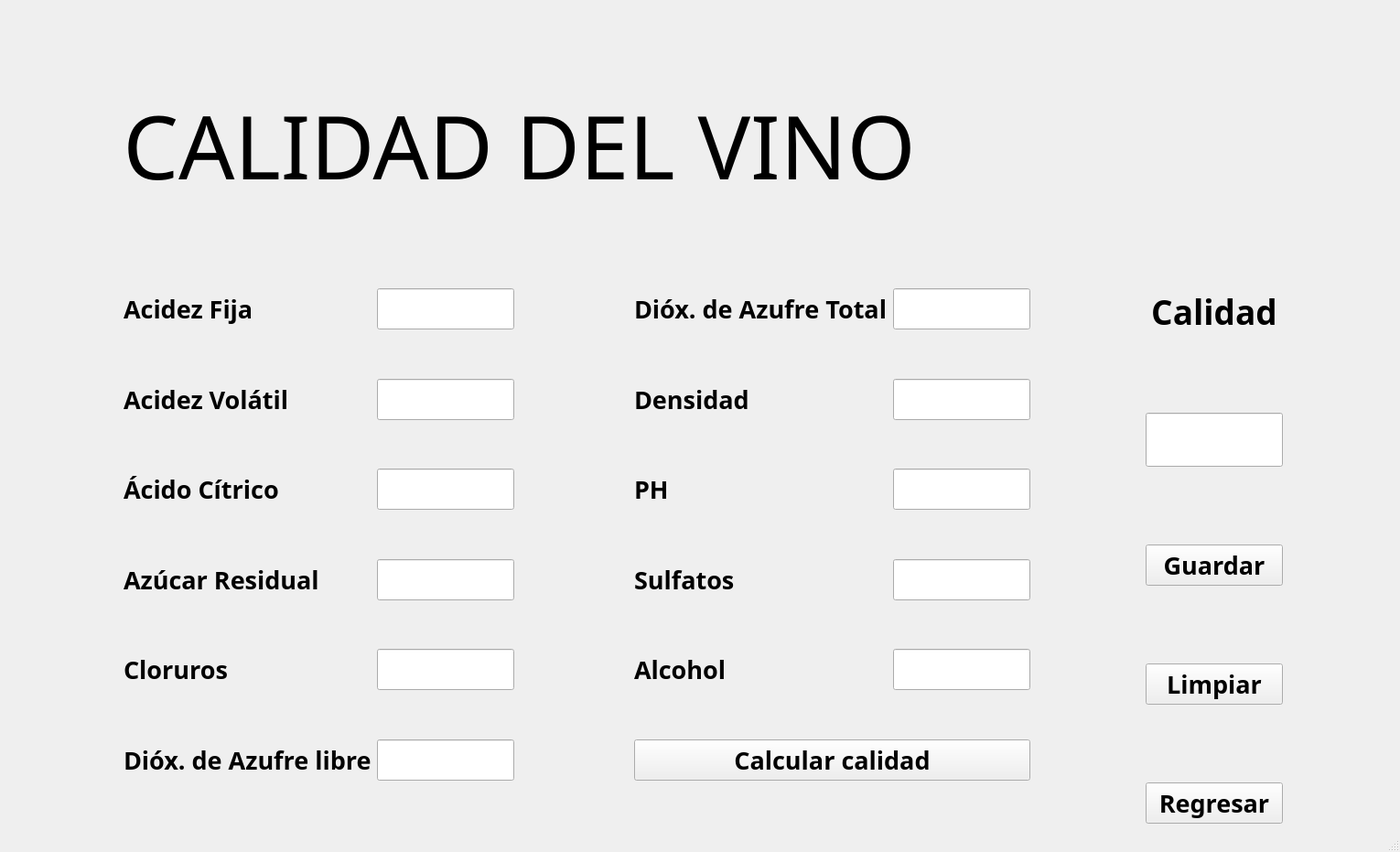
<?xml version="1.0" encoding="UTF-8"?>
<ui version="4.0">
 <class>MainWindow</class>
 <widget class="QMainWindow" name="MainWindow">
  <property name="geometry">
   <rect>
    <x>0</x>
    <y>0</y>
    <width>1530</width>
    <height>931</height>
   </rect>
  </property>
  <property name="windowTitle">
   <string>VinIQ</string>
  </property>
  <property name="windowIcon">
   <iconset resource="../resources/icons/images.qrc">
    <normaloff>:/viniq/viniq.webp</normaloff>:/viniq/viniq.webp</iconset>
  </property>
  <widget class="QWidget" name="centralwidget">
   <layout class="QGridLayout" name="gridLayout">
    <item row="5" column="3">
     <layout class="QFormLayout" name="formLayout_2">
      <item row="0" column="0">
       <widget class="QLabel" name="label_9">
        <property name="font">
         <font>
          <family>Cascadia Code</family>
          <pointsize>20</pointsize>
          <bold>true</bold>
         </font>
        </property>
        <property name="text">
         <string>Dióx. de Azufre Total</string>
        </property>
       </widget>
      </item>
      <item row="0" column="1">
       <widget class="QLineEdit" name="lineEdit_7">
        <property name="minimumSize">
         <size>
          <width>0</width>
          <height>30</height>
         </size>
        </property>
        <property name="maximumSize">
         <size>
          <width>150</width>
          <height>16777215</height>
         </size>
        </property>
        <property name="font">
         <font>
          <family>Cascadia Code</family>
          <pointsize>20</pointsize>
         </font>
        </property>
        <property name="alignment">
         <set>Qt::AlignmentFlag::AlignCenter</set>
        </property>
       </widget>
      </item>
      <item row="1" column="0" colspan="2">
       <spacer name="verticalSpacer_7">
        <property name="orientation">
         <enum>Qt::Orientation::Vertical</enum>
        </property>
        <property name="sizeHint" stdset="0">
         <size>
          <width>20</width>
          <height>40</height>
         </size>
        </property>
       </spacer>
      </item>
      <item row="2" column="0">
       <widget class="QLabel" name="label_10">
        <property name="font">
         <font>
          <family>Cascadia Code</family>
          <pointsize>20</pointsize>
          <bold>true</bold>
         </font>
        </property>
        <property name="text">
         <string>Densidad</string>
        </property>
       </widget>
      </item>
      <item row="2" column="1">
       <widget class="QLineEdit" name="lineEdit_8">
        <property name="minimumSize">
         <size>
          <width>0</width>
          <height>30</height>
         </size>
        </property>
        <property name="maximumSize">
         <size>
          <width>150</width>
          <height>16777215</height>
         </size>
        </property>
        <property name="font">
         <font>
          <family>Cascadia Code</family>
          <pointsize>20</pointsize>
         </font>
        </property>
        <property name="alignment">
         <set>Qt::AlignmentFlag::AlignCenter</set>
        </property>
       </widget>
      </item>
      <item row="4" column="0" colspan="2">
       <spacer name="verticalSpacer_8">
        <property name="orientation">
         <enum>Qt::Orientation::Vertical</enum>
        </property>
        <property name="sizeHint" stdset="0">
         <size>
          <width>20</width>
          <height>40</height>
         </size>
        </property>
       </spacer>
      </item>
      <item row="5" column="0">
       <widget class="QLabel" name="label_11">
        <property name="font">
         <font>
          <family>Cascadia Code</family>
          <pointsize>20</pointsize>
          <bold>true</bold>
         </font>
        </property>
        <property name="text">
         <string>PH</string>
        </property>
       </widget>
      </item>
      <item row="5" column="1">
       <widget class="QLineEdit" name="lineEdit_9">
        <property name="minimumSize">
         <size>
          <width>0</width>
          <height>30</height>
         </size>
        </property>
        <property name="maximumSize">
         <size>
          <width>150</width>
          <height>16777215</height>
         </size>
        </property>
        <property name="font">
         <font>
          <family>Cascadia Code</family>
          <pointsize>20</pointsize>
         </font>
        </property>
        <property name="alignment">
         <set>Qt::AlignmentFlag::AlignCenter</set>
        </property>
       </widget>
      </item>
      <item row="6" column="0" colspan="2">
       <spacer name="verticalSpacer_9">
        <property name="orientation">
         <enum>Qt::Orientation::Vertical</enum>
        </property>
        <property name="sizeHint" stdset="0">
         <size>
          <width>20</width>
          <height>40</height>
         </size>
        </property>
       </spacer>
      </item>
      <item row="7" column="0">
       <widget class="QLabel" name="label_12">
        <property name="font">
         <font>
          <family>Cascadia Code</family>
          <pointsize>20</pointsize>
          <bold>true</bold>
         </font>
        </property>
        <property name="text">
         <string>Sulfatos</string>
        </property>
       </widget>
      </item>
      <item row="7" column="1">
       <widget class="QLineEdit" name="lineEdit_10">
        <property name="minimumSize">
         <size>
          <width>0</width>
          <height>30</height>
         </size>
        </property>
        <property name="maximumSize">
         <size>
          <width>150</width>
          <height>16777215</height>
         </size>
        </property>
        <property name="font">
         <font>
          <family>Cascadia Code</family>
          <pointsize>20</pointsize>
         </font>
        </property>
        <property name="alignment">
         <set>Qt::AlignmentFlag::AlignCenter</set>
        </property>
       </widget>
      </item>
      <item row="8" column="0" colspan="2">
       <spacer name="verticalSpacer_10">
        <property name="orientation">
         <enum>Qt::Orientation::Vertical</enum>
        </property>
        <property name="sizeHint" stdset="0">
         <size>
          <width>20</width>
          <height>40</height>
         </size>
        </property>
       </spacer>
      </item>
      <item row="9" column="0">
       <widget class="QLabel" name="label_13">
        <property name="font">
         <font>
          <family>Cascadia Code</family>
          <pointsize>20</pointsize>
          <bold>true</bold>
         </font>
        </property>
        <property name="text">
         <string>Alcohol</string>
        </property>
       </widget>
      </item>
      <item row="9" column="1">
       <widget class="QLineEdit" name="lineEdit_11">
        <property name="minimumSize">
         <size>
          <width>0</width>
          <height>30</height>
         </size>
        </property>
        <property name="maximumSize">
         <size>
          <width>150</width>
          <height>16777215</height>
         </size>
        </property>
        <property name="font">
         <font>
          <family>Cascadia Code</family>
          <pointsize>20</pointsize>
         </font>
        </property>
        <property name="alignment">
         <set>Qt::AlignmentFlag::AlignCenter</set>
        </property>
       </widget>
      </item>
      <item row="10" column="0" colspan="2">
       <spacer name="verticalSpacer_11">
        <property name="orientation">
         <enum>Qt::Orientation::Vertical</enum>
        </property>
        <property name="sizeHint" stdset="0">
         <size>
          <width>20</width>
          <height>40</height>
         </size>
        </property>
       </spacer>
      </item>
      <item row="11" column="0" colspan="2">
       <widget class="QPushButton" name="pushButton">
        <property name="sizePolicy">
         <sizepolicy hsizetype="MinimumExpanding" vsizetype="Fixed">
          <horstretch>0</horstretch>
          <verstretch>0</verstretch>
         </sizepolicy>
        </property>
        <property name="font">
         <font>
          <family>Cascadia Code</family>
          <pointsize>20</pointsize>
          <bold>true</bold>
         </font>
        </property>
        <property name="text">
         <string>Calcular calidad</string>
        </property>
       </widget>
      </item>
      <item row="12" column="0" colspan="2">
       <spacer name="verticalSpacer_12">
        <property name="orientation">
         <enum>Qt::Orientation::Vertical</enum>
        </property>
        <property name="sizeHint" stdset="0">
         <size>
          <width>20</width>
          <height>40</height>
         </size>
        </property>
       </spacer>
      </item>
     </layout>
    </item>
    <item row="5" column="5">
     <layout class="QVBoxLayout" name="verticalLayout">
      <item>
       <widget class="QLabel" name="label_14">
        <property name="font">
         <font>
          <family>Arial Black</family>
          <pointsize>28</pointsize>
          <bold>true</bold>
         </font>
        </property>
        <property name="text">
         <string>Calidad</string>
        </property>
        <property name="alignment">
         <set>Qt::AlignmentFlag::AlignCenter</set>
        </property>
       </widget>
      </item>
      <item>
       <spacer name="verticalSpacer_13">
        <property name="orientation">
         <enum>Qt::Orientation::Vertical</enum>
        </property>
        <property name="sizeHint" stdset="0">
         <size>
          <width>20</width>
          <height>40</height>
         </size>
        </property>
       </spacer>
      </item>
      <item alignment="Qt::AlignmentFlag::AlignHCenter">
       <widget class="QLineEdit" name="lineEdit_12">
        <property name="minimumSize">
         <size>
          <width>0</width>
          <height>30</height>
         </size>
        </property>
        <property name="maximumSize">
         <size>
          <width>150</width>
          <height>16777215</height>
         </size>
        </property>
        <property name="font">
         <font>
          <family>Cascadia Code</family>
          <pointsize>28</pointsize>
          <bold>true</bold>
         </font>
        </property>
        <property name="alignment">
         <set>Qt::AlignmentFlag::AlignCenter</set>
        </property>
       </widget>
      </item>
      <item>
       <spacer name="verticalSpacer_15">
        <property name="orientation">
         <enum>Qt::Orientation::Vertical</enum>
        </property>
        <property name="sizeHint" stdset="0">
         <size>
          <width>20</width>
          <height>40</height>
         </size>
        </property>
       </spacer>
      </item>
      <item>
       <widget class="QPushButton" name="pushButton_2">
        <property name="font">
         <font>
          <family>Cascadia Code</family>
          <pointsize>20</pointsize>
          <bold>true</bold>
         </font>
        </property>
        <property name="text">
         <string>Guardar</string>
        </property>
       </widget>
      </item>
      <item>
       <spacer name="verticalSpacer_14">
        <property name="orientation">
         <enum>Qt::Orientation::Vertical</enum>
        </property>
        <property name="sizeHint" stdset="0">
         <size>
          <width>20</width>
          <height>40</height>
         </size>
        </property>
       </spacer>
      </item>
      <item>
       <widget class="QPushButton" name="pushButton_3">
        <property name="font">
         <font>
          <family>Cascadia Code</family>
          <pointsize>20</pointsize>
          <bold>true</bold>
         </font>
        </property>
        <property name="text">
         <string>Limpiar</string>
        </property>
       </widget>
      </item>
      <item>
       <spacer name="verticalSpacer_16">
        <property name="orientation">
         <enum>Qt::Orientation::Vertical</enum>
        </property>
        <property name="sizeHint" stdset="0">
         <size>
          <width>20</width>
          <height>40</height>
         </size>
        </property>
       </spacer>
      </item>
      <item>
       <widget class="QPushButton" name="pushButton_4">
        <property name="font">
         <font>
          <family>Cascadia Code</family>
          <pointsize>20</pointsize>
          <bold>true</bold>
         </font>
        </property>
        <property name="text">
         <string>Regresar</string>
        </property>
       </widget>
      </item>
     </layout>
    </item>
    <item row="0" column="0" colspan="4">
     <widget class="QLabel" name="label_3">
      <property name="font">
       <font>
        <family>Colonna MT</family>
        <pointsize>72</pointsize>
        <bold>false</bold>
       </font>
      </property>
      <property name="text">
       <string>CALIDAD DEL VINO</string>
      </property>
      <property name="alignment">
       <set>Qt::AlignmentFlag::AlignCenter</set>
      </property>
     </widget>
    </item>
    <item row="5" column="2">
     <spacer name="horizontalSpacer_2">
      <property name="orientation">
       <enum>Qt::Orientation::Horizontal</enum>
      </property>
      <property name="sizeHint" stdset="0">
       <size>
        <width>40</width>
        <height>20</height>
       </size>
      </property>
     </spacer>
    </item>
    <item row="0" column="5">
     <widget class="QLabel" name="label_2">
      <property name="sizePolicy">
       <sizepolicy hsizetype="MinimumExpanding" vsizetype="MinimumExpanding">
        <horstretch>0</horstretch>
        <verstretch>0</verstretch>
       </sizepolicy>
      </property>
      <property name="minimumSize">
       <size>
        <width>100</width>
        <height>100</height>
       </size>
      </property>
      <property name="maximumSize">
       <size>
        <width>300</width>
        <height>300</height>
       </size>
      </property>
      <property name="text">
       <string/>
      </property>
      <property name="pixmap">
       <pixmap resource="../resources/icons/images.qrc">:/viniq/viniq.webp</pixmap>
      </property>
      <property name="scaledContents">
       <bool>true</bool>
      </property>
      <property name="alignment">
       <set>Qt::AlignmentFlag::AlignRight|Qt::AlignmentFlag::AlignTrailing|Qt::AlignmentFlag::AlignVCenter</set>
      </property>
     </widget>
    </item>
    <item row="5" column="0">
     <spacer name="horizontalSpacer_3">
      <property name="orientation">
       <enum>Qt::Orientation::Horizontal</enum>
      </property>
      <property name="sizeHint" stdset="0">
       <size>
        <width>40</width>
        <height>20</height>
       </size>
      </property>
     </spacer>
    </item>
    <item row="5" column="1">
     <layout class="QFormLayout" name="formLayout">
      <item row="0" column="0">
       <widget class="QLabel" name="label">
        <property name="font">
         <font>
          <family>Cascadia Code</family>
          <pointsize>20</pointsize>
          <bold>true</bold>
         </font>
        </property>
        <property name="text">
         <string>Acidez Fija</string>
        </property>
       </widget>
      </item>
      <item row="0" column="1">
       <widget class="QLineEdit" name="lineEdit">
        <property name="minimumSize">
         <size>
          <width>0</width>
          <height>30</height>
         </size>
        </property>
        <property name="maximumSize">
         <size>
          <width>150</width>
          <height>16777215</height>
         </size>
        </property>
        <property name="font">
         <font>
          <family>Cascadia Code</family>
          <pointsize>20</pointsize>
         </font>
        </property>
        <property name="styleSheet">
         <string notr="true"/>
        </property>
        <property name="alignment">
         <set>Qt::AlignmentFlag::AlignCenter</set>
        </property>
       </widget>
      </item>
      <item row="2" column="0">
       <widget class="QLabel" name="label_4">
        <property name="font">
         <font>
          <family>Cascadia Code</family>
          <pointsize>20</pointsize>
          <bold>true</bold>
         </font>
        </property>
        <property name="text">
         <string>Acidez Volátil</string>
        </property>
       </widget>
      </item>
      <item row="2" column="1">
       <widget class="QLineEdit" name="lineEdit_2">
        <property name="minimumSize">
         <size>
          <width>0</width>
          <height>30</height>
         </size>
        </property>
        <property name="maximumSize">
         <size>
          <width>150</width>
          <height>16777215</height>
         </size>
        </property>
        <property name="font">
         <font>
          <family>Cascadia Code</family>
          <pointsize>20</pointsize>
         </font>
        </property>
        <property name="styleSheet">
         <string notr="true"/>
        </property>
        <property name="alignment">
         <set>Qt::AlignmentFlag::AlignCenter</set>
        </property>
       </widget>
      </item>
      <item row="4" column="0">
       <widget class="QLabel" name="label_5">
        <property name="font">
         <font>
          <family>Cascadia Code</family>
          <pointsize>20</pointsize>
          <bold>true</bold>
         </font>
        </property>
        <property name="text">
         <string>Ácido Cítrico</string>
        </property>
       </widget>
      </item>
      <item row="4" column="1">
       <widget class="QLineEdit" name="lineEdit_4">
        <property name="minimumSize">
         <size>
          <width>0</width>
          <height>30</height>
         </size>
        </property>
        <property name="maximumSize">
         <size>
          <width>150</width>
          <height>16777215</height>
         </size>
        </property>
        <property name="font">
         <font>
          <family>Cascadia Code</family>
          <pointsize>20</pointsize>
         </font>
        </property>
        <property name="styleSheet">
         <string notr="true"/>
        </property>
        <property name="alignment">
         <set>Qt::AlignmentFlag::AlignCenter</set>
        </property>
       </widget>
      </item>
      <item row="6" column="0">
       <widget class="QLabel" name="label_6">
        <property name="font">
         <font>
          <family>Cascadia Code</family>
          <pointsize>20</pointsize>
          <bold>true</bold>
         </font>
        </property>
        <property name="text">
         <string>Azúcar Residual</string>
        </property>
       </widget>
      </item>
      <item row="6" column="1">
       <widget class="QLineEdit" name="lineEdit_3">
        <property name="minimumSize">
         <size>
          <width>0</width>
          <height>30</height>
         </size>
        </property>
        <property name="maximumSize">
         <size>
          <width>150</width>
          <height>16777215</height>
         </size>
        </property>
        <property name="font">
         <font>
          <family>Cascadia Code</family>
          <pointsize>20</pointsize>
         </font>
        </property>
        <property name="styleSheet">
         <string notr="true"/>
        </property>
        <property name="alignment">
         <set>Qt::AlignmentFlag::AlignCenter</set>
        </property>
       </widget>
      </item>
      <item row="8" column="0">
       <widget class="QLabel" name="label_7">
        <property name="font">
         <font>
          <family>Cascadia Code</family>
          <pointsize>20</pointsize>
          <bold>true</bold>
         </font>
        </property>
        <property name="text">
         <string>Cloruros</string>
        </property>
       </widget>
      </item>
      <item row="8" column="1">
       <widget class="QLineEdit" name="lineEdit_5">
        <property name="minimumSize">
         <size>
          <width>0</width>
          <height>30</height>
         </size>
        </property>
        <property name="maximumSize">
         <size>
          <width>150</width>
          <height>16777215</height>
         </size>
        </property>
        <property name="font">
         <font>
          <family>Cascadia Code</family>
          <pointsize>20</pointsize>
         </font>
        </property>
        <property name="styleSheet">
         <string notr="true"/>
        </property>
        <property name="alignment">
         <set>Qt::AlignmentFlag::AlignCenter</set>
        </property>
       </widget>
      </item>
      <item row="10" column="0">
       <widget class="QLabel" name="label_8">
        <property name="font">
         <font>
          <family>Cascadia Code</family>
          <pointsize>20</pointsize>
          <bold>true</bold>
         </font>
        </property>
        <property name="text">
         <string>Dióx. de Azufre libre</string>
        </property>
       </widget>
      </item>
      <item row="10" column="1">
       <widget class="QLineEdit" name="lineEdit_6">
        <property name="minimumSize">
         <size>
          <width>0</width>
          <height>30</height>
         </size>
        </property>
        <property name="maximumSize">
         <size>
          <width>150</width>
          <height>16777215</height>
         </size>
        </property>
        <property name="font">
         <font>
          <family>Cascadia Code</family>
          <pointsize>20</pointsize>
         </font>
        </property>
        <property name="styleSheet">
         <string notr="true"/>
        </property>
        <property name="alignment">
         <set>Qt::AlignmentFlag::AlignCenter</set>
        </property>
       </widget>
      </item>
      <item row="1" column="0" colspan="2">
       <spacer name="verticalSpacer">
        <property name="orientation">
         <enum>Qt::Orientation::Vertical</enum>
        </property>
        <property name="sizeHint" stdset="0">
         <size>
          <width>20</width>
          <height>40</height>
         </size>
        </property>
       </spacer>
      </item>
      <item row="3" column="0" colspan="2">
       <spacer name="verticalSpacer_2">
        <property name="orientation">
         <enum>Qt::Orientation::Vertical</enum>
        </property>
        <property name="sizeHint" stdset="0">
         <size>
          <width>20</width>
          <height>40</height>
         </size>
        </property>
       </spacer>
      </item>
      <item row="5" column="0" colspan="2">
       <spacer name="verticalSpacer_3">
        <property name="orientation">
         <enum>Qt::Orientation::Vertical</enum>
        </property>
        <property name="sizeHint" stdset="0">
         <size>
          <width>20</width>
          <height>40</height>
         </size>
        </property>
       </spacer>
      </item>
      <item row="7" column="0" colspan="2">
       <spacer name="verticalSpacer_4">
        <property name="orientation">
         <enum>Qt::Orientation::Vertical</enum>
        </property>
        <property name="sizeHint" stdset="0">
         <size>
          <width>20</width>
          <height>40</height>
         </size>
        </property>
       </spacer>
      </item>
      <item row="9" column="0" colspan="2">
       <spacer name="verticalSpacer_5">
        <property name="orientation">
         <enum>Qt::Orientation::Vertical</enum>
        </property>
        <property name="sizeHint" stdset="0">
         <size>
          <width>20</width>
          <height>40</height>
         </size>
        </property>
       </spacer>
      </item>
      <item row="11" column="0" colspan="2">
       <spacer name="verticalSpacer_6">
        <property name="orientation">
         <enum>Qt::Orientation::Vertical</enum>
        </property>
        <property name="sizeHint" stdset="0">
         <size>
          <width>20</width>
          <height>40</height>
         </size>
        </property>
       </spacer>
      </item>
     </layout>
    </item>
    <item row="5" column="4">
     <spacer name="horizontalSpacer">
      <property name="orientation">
       <enum>Qt::Orientation::Horizontal</enum>
      </property>
      <property name="sizeHint" stdset="0">
       <size>
        <width>40</width>
        <height>20</height>
       </size>
      </property>
     </spacer>
    </item>
    <item row="5" column="6">
     <spacer name="horizontalSpacer_4">
      <property name="orientation">
       <enum>Qt::Orientation::Horizontal</enum>
      </property>
      <property name="sizeHint" stdset="0">
       <size>
        <width>40</width>
        <height>20</height>
       </size>
      </property>
     </spacer>
    </item>
   </layout>
  </widget>
  <widget class="QMenuBar" name="menubar">
   <property name="geometry">
    <rect>
     <x>0</x>
     <y>0</y>
     <width>1530</width>
     <height>33</height>
    </rect>
   </property>
  </widget>
  <widget class="QStatusBar" name="statusbar"/>
 </widget>
 <resources>
  <include location="../resources/icons/images.qrc"/>
 </resources>
 <connections/>
</ui>
